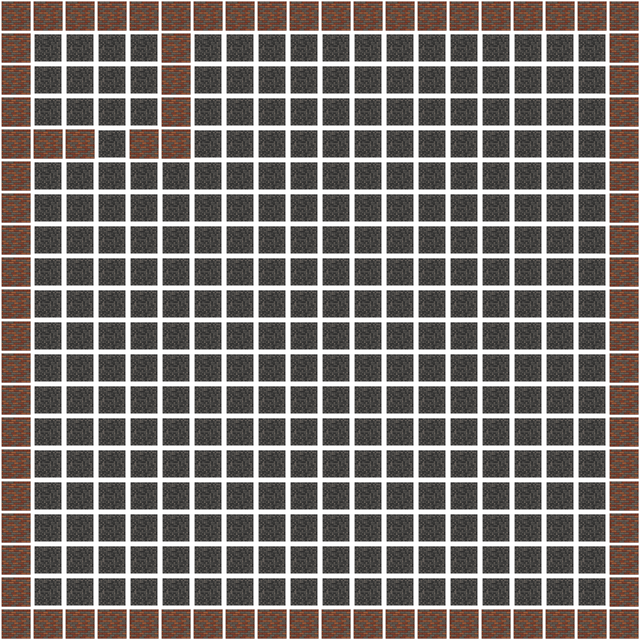

A 2D game scene composited from a Tiled map and its tileset images. What follows is a short description and the map's XML, with every tile layer's data as written:
An orthogonal 20x20 tile map with 32x32 px tiles, 2 tile layers (Floor, Wall) and 1 object (npc).

<map version="1.10" tiledversion="1.11.2" orientation="orthogonal" renderorder="right-down" width="20" height="20" tilewidth="32" tileheight="32" infinite="0" nextlayerid="4" nextobjectid="2">
 <tileset firstgid="1" source="MainTileset.tsx" />
 <layer id="1" name="Floor" width="20" height="20">
  <data encoding="csv">
18,18,18,18,18,18,18,18,18,18,18,18,18,18,18,18,18,18,18,18,
18,18,18,18,18,18,18,18,18,18,18,18,18,18,18,18,18,18,18,18,
18,18,18,18,18,18,18,18,18,18,18,18,18,18,18,18,18,18,18,18,
18,18,18,18,18,18,18,18,18,18,18,18,18,18,18,18,18,18,18,18,
18,18,18,18,18,18,18,18,18,18,18,18,18,18,18,18,18,18,18,18,
18,18,18,18,18,18,18,18,18,18,18,18,18,18,18,18,18,18,18,18,
18,18,18,18,18,18,18,18,18,18,18,18,18,18,18,18,18,18,18,18,
18,18,18,18,18,18,18,18,18,18,18,18,18,18,18,18,18,18,18,18,
18,18,18,18,18,18,18,18,18,18,18,18,18,18,18,18,18,18,18,18,
18,18,18,18,18,18,18,18,18,18,18,18,18,18,18,18,18,18,18,18,
18,18,18,18,18,18,18,18,18,18,18,18,18,18,18,18,18,18,18,18,
18,18,18,18,18,18,18,18,18,18,18,18,18,18,18,18,18,18,18,18,
18,18,18,18,18,18,18,18,18,18,18,18,18,18,18,18,18,18,18,18,
18,18,18,18,18,18,18,18,18,18,18,18,18,18,18,18,18,18,18,18,
18,18,18,18,18,18,18,18,18,18,18,18,18,18,18,18,18,18,18,18,
18,18,18,18,18,18,18,18,18,18,18,18,18,18,18,18,18,18,18,18,
18,18,18,18,18,18,18,18,18,18,18,18,18,18,18,18,18,18,18,18,
18,18,18,18,18,18,18,18,18,18,18,18,18,18,18,18,18,18,18,18,
18,18,18,18,18,18,18,18,18,18,18,18,18,18,18,18,18,18,18,18,
18,18,18,18,18,18,18,18,18,18,18,18,18,18,18,18,18,18,18,18
</data>
 </layer>
 <objectgroup id="2" name="Objects">
  <object id="1" type="npc" x="96.5614" y="62.8772" width="29.9415" height="32.1871">
   <properties>
    <property name="dialogue" value="" />
    <property name="name" value="Old Man" />
   </properties>
  </object>
 </objectgroup>
 <layer id="3" name="Wall" width="20" height="20">
  <data encoding="csv">
19,19,19,19,19,19,19,19,19,19,19,19,19,19,19,19,19,19,19,19,
19,0,0,0,0,19,0,0,0,0,0,0,0,0,0,0,0,0,0,19,
19,0,0,0,0,19,0,0,0,0,0,0,0,0,0,0,0,0,0,19,
19,0,0,0,0,19,0,0,0,0,0,0,0,0,0,0,0,0,0,19,
19,19,19,0,19,19,0,0,0,0,0,0,0,0,0,0,0,0,0,19,
19,0,0,0,0,0,0,0,0,0,0,0,0,0,0,0,0,0,0,19,
19,0,0,0,0,0,0,0,0,0,0,0,0,0,0,0,0,0,0,19,
19,0,0,0,0,0,0,0,0,0,0,0,0,0,0,0,0,0,0,19,
19,0,0,0,0,0,0,0,0,0,0,0,0,0,0,0,0,0,0,19,
19,0,0,0,0,0,0,0,0,0,0,0,0,0,0,0,0,0,0,19,
19,0,0,0,0,0,0,0,0,0,0,0,0,0,0,0,0,0,0,19,
19,0,0,0,0,0,0,0,0,0,0,0,0,0,0,0,0,0,0,19,
19,0,0,0,0,0,0,0,0,0,0,0,0,0,0,0,0,0,0,19,
19,0,0,0,0,0,0,0,0,0,0,0,0,0,0,0,0,0,0,19,
19,0,0,0,0,0,0,0,0,0,0,0,0,0,0,0,0,0,0,19,
19,0,0,0,0,0,0,0,0,0,0,0,0,0,0,0,0,0,0,19,
19,0,0,0,0,0,0,0,0,0,0,0,0,0,0,0,0,0,0,19,
19,0,0,0,0,0,0,0,0,0,0,0,0,0,0,0,0,0,0,19,
19,0,0,0,0,0,0,0,0,0,0,0,0,0,0,0,0,0,0,19,
19,19,19,19,19,19,19,19,19,19,19,19,19,19,19,19,19,19,19,19
</data>
 </layer>
</map>